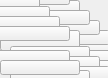
      <widget class="QWidget" name="decklistarea">
       <property name="geometry">
        <rect>
         <x>0</x>
         <y>0</y>
         <width>108</width>
         <height>78</height>
        </rect>
       </property>
       <widget class="QPushButton" name="decklist_9">
        <property name="geometry">
         <rect>
          <x>50</x>
          <y>70</y>
          <width>80</width>
          <height>15</height>
         </rect>
        </property>
       </widget>
       <widget class="QPushButton" name="decklist_8">
        <property name="geometry">
         <rect>
          <x>40</x>
          <y>60</y>
          <width>80</width>
          <height>15</height>
         </rect>
        </property>
       </widget>
       <widget class="QPushButton" name="decklist_40">
        <property name="geometry">
         <rect>
          <x>220</x>
          <y>310</y>
          <width>80</width>
          <height>15</height>
         </rect>
        </property>
       </widget>
       <widget class="QPushButton" name="decklist_4">
        <property name="geometry">
         <rect>
          <x>0</x>
          <y>20</y>
          <width>80</width>
          <height>15</height>
         </rect>
        </property>
       </widget>
       <widget class="QPushButton" name="decklist_6">
        <property name="geometry">
         <rect>
          <x>20</x>
          <y>40</y>
          <width>80</width>
          <height>16</height>
         </rect>
        </property>
       </widget>
       <widget class="QPushButton" name="decklist_7">
        <property name="geometry">
         <rect>
          <x>30</x>
          <y>50</y>
          <width>80</width>
          <height>15</height>
         </rect>
        </property>
       </widget>
       <widget class="QPushButton" name="decklist_5">
        <property name="geometry">
         <rect>
          <x>10</x>
          <y>30</y>
          <width>80</width>
          <height>15</height>
         </rect>
        </property>
       </widget>
       <widget class="QPushButton" name="decklist_36">
        <property name="geometry">
         <rect>
          <x>40</x>
          <y>40</y>
          <width>80</width>
          <height>15</height>
         </rect>
        </property>
       </widget>
       <widget class="QPushButton" name="decklist_35">
        <property name="geometry">
         <rect>
          <x>30</x>
          <y>30</y>
          <width>80</width>
          <height>15</height>
         </rect>
        </property>
       </widget>
       <widget class="QPushButton" name="decklist_37">
        <property name="geometry">
         <rect>
          <x>50</x>
          <y>50</y>
          <width>80</width>
          <height>15</height>
         </rect>
        </property>
       </widget>
       <widget class="QPushButton" name="decklist_34">
        <property name="geometry">
         <rect>
          <x>20</x>
          <y>20</y>
          <width>80</width>
          <height>15</height>
         </rect>
        </property>
       </widget>
       <widget class="QPushButton" name="decklist_39">
        <property name="geometry">
         <rect>
          <x>70</x>
          <y>70</y>
          <width>80</width>
          <height>15</height>
         </rect>
        </property>
       </widget>
       <widget class="QPushButton" name="decklist_32">
        <property name="geometry">
         <rect>
          <x>0</x>
          <y>0</y>
          <width>80</width>
          <height>15</height>
         </rect>
        </property>
       </widget>
       <widget class="QPushButton" name="decklist_38">
        <property name="geometry">
         <rect>
          <x>60</x>
          <y>60</y>
          <width>80</width>
          <height>15</height>
         </rect>
        </property>
       </widget>
       <widget class="QPushButton" name="decklist_31">
        <property name="geometry">
         <rect>
          <x>-10</x>
          <y>-10</y>
          <width>80</width>
          <height>15</height>
         </rect>
        </property>
       </widget>
       <widget class="QPushButton" name="decklist_33">
        <property name="geometry">
         <rect>
          <x>10</x>
          <y>10</y>
          <width>80</width>
          <height>15</height>
         </rect>
        </property>
       </widget>
       <widget class="QPushButton" name="decklist_26">
        <property name="geometry">
         <rect>
          <x>0</x>
          <y>30</y>
          <width>80</width>
          <height>21</height>
         </rect>
        </property>
       </widget>
       <widget class="QPushButton" name="decklist_22">
        <property name="geometry">
         <rect>
          <x>-40</x>
          <y>-4</y>
          <width>80</width>
          <height>15</height>
         </rect>
        </property>
       </widget>
       <widget class="QPushButton" name="decklist_23">
        <property name="geometry">
         <rect>
          <x>-30</x>
          <y>6</y>
          <width>80</width>
          <height>15</height>
         </rect>
        </property>
       </widget>
       <widget class="QPushButton" name="decklist_24">
        <property name="geometry">
         <rect>
          <x>-20</x>
          <y>16</y>
          <width>80</width>
          <height>15</height>
         </rect>
        </property>
       </widget>
       <widget class="QPushButton" name="decklist_25">
        <property name="geometry">
         <rect>
          <x>-10</x>
          <y>26</y>
          <width>80</width>
          <height>15</height>
         </rect>
        </property>
       </widget>
       <widget class="QPushButton" name="decklist_3">
        <property name="geometry">
         <rect>
          <x>-90</x>
          <y>-124</y>
          <width>80</width>
          <height>15</height>
         </rect>
        </property>
       </widget>
       <widget class="QPushButton" name="decklist_30">
        <property name="geometry">
         <rect>
          <x>40</x>
          <y>76</y>
          <width>80</width>
          <height>15</height>
         </rect>
        </property>
       </widget>
       <widget class="QPushButton" name="decklist_27">
        <property name="geometry">
         <rect>
          <x>10</x>
          <y>46</y>
          <width>80</width>
          <height>15</height>
         </rect>
        </property>
       </widget>
       <widget class="QPushButton" name="decklist_28">
        <property name="geometry">
         <rect>
          <x>20</x>
          <y>56</y>
          <width>80</width>
          <height>15</height>
         </rect>
        </property>
       </widget>
       <widget class="QPushButton" name="decklist_29">
        <property name="geometry">
         <rect>
          <x>30</x>
          <y>66</y>
          <width>80</width>
          <height>15</height>
         </rect>
        </property>
       </widget>
       <widget class="QPushButton" name="decklist_20">
        <property name="geometry">
         <rect>
          <x>-60</x>
          <y>80</y>
          <width>80</width>
          <height>15</height>
         </rect>
        </property>
       </widget>
       <widget class="QPushButton" name="decklist_10">
        <property name="geometry">
         <rect>
          <x>-20</x>
          <y>50</y>
          <width>80</width>
          <height>15</height>
         </rect>
        </property>
       </widget>
       <widget class="QPushButton" name="decklist_16">
        <property name="geometry">
         <rect>
          <x>-30</x>
          <y>240</y>
          <width>80</width>
          <height>15</height>
         </rect>
        </property>
       </widget>
       <widget class="QPushButton" name="decklist_21">
        <property name="geometry">
         <rect>
          <x>-50</x>
          <y>90</y>
          <width>80</width>
          <height>15</height>
         </rect>
        </property>
       </widget>
       <widget class="QPushButton" name="decklist_11">
        <property name="geometry">
         <rect>
          <x>-10</x>
          <y>50</y>
          <width>80</width>
          <height>15</height>
         </rect>
        </property>
       </widget>
       <widget class="QPushButton" name="decklist_13">
        <property name="geometry">
         <rect>
          <x>10</x>
          <y>70</y>
          <width>80</width>
          <height>15</height>
         </rect>
        </property>
       </widget>
       <widget class="QPushButton" name="decklist_18">
        <property name="geometry">
         <rect>
          <x>-10</x>
          <y>260</y>
          <width>80</width>
          <height>15</height>
         </rect>
        </property>
       </widget>
       <widget class="QPushButton" name="decklist_12">
        <property name="geometry">
         <rect>
          <x>0</x>
          <y>60</y>
          <width>80</width>
          <height>15</height>
         </rect>
        </property>
       </widget>
       <widget class="QPushButton" name="decklist_19">
        <property name="geometry">
         <rect>
          <x>0</x>
          <y>270</y>
          <width>80</width>
          <height>15</height>
         </rect>
        </property>
       </widget>
       <widget class="QPushButton" name="decklist_2">
        <property name="geometry">
         <rect>
          <x>-100</x>
          <y>-30</y>
          <width>80</width>
          <height>15</height>
         </rect>
        </property>
       </widget>
       <widget class="QPushButton" name="decklist_14">
        <property name="geometry">
         <rect>
          <x>20</x>
          <y>80</y>
          <width>80</width>
          <height>15</height>
         </rect>
        </property>
       </widget>
       <widget class="QPushButton" name="decklist_15">
        <property name="geometry">
         <rect>
          <x>30</x>
          <y>90</y>
          <width>80</width>
          <height>15</height>
         </rect>
        </property>
       </widget>
       <widget class="QPushButton" name="decklist">
        <property name="geometry">
         <rect>
          <x>-160</x>
          <y>-60</y>
          <width>80</width>
          <height>15</height>
         </rect>
        </property>
       </widget>
       <widget class="QPushButton" name="decklist_17">
        <property name="geometry">
         <rect>
          <x>-20</x>
          <y>250</y>
          <width>80</width>
          <height>15</height>
         </rect>
        </property>
       </widget>
      </widget>
